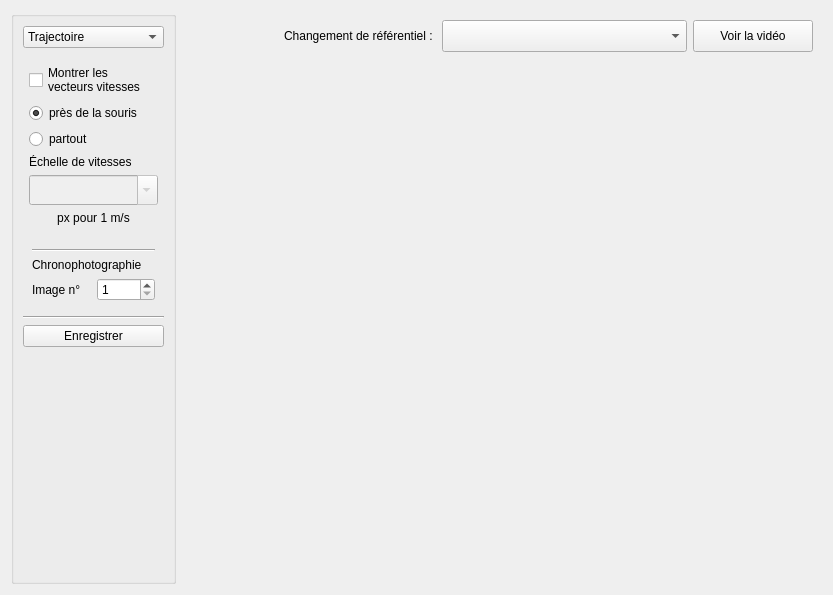
      <widget class="QWidget" name="tab_traj">
       <attribute name="title">
        <string>Trajectoires</string>
       </attribute>
       <layout class="QHBoxLayout" name="horizontalLayout_9">
        <item>
         <widget class="QGroupBox" name="groupBox_4">
          <property name="minimumSize">
           <size>
            <width>165</width>
            <height>0</height>
           </size>
          </property>
          <property name="maximumSize">
           <size>
            <width>165</width>
            <height>16777215</height>
           </size>
          </property>
          <property name="title">
           <string/>
          </property>
          <layout class="QVBoxLayout" name="verticalLayout">
           <item>
            <widget class="QComboBox" name="comboBoxChrono">
             <property name="focusPolicy">
              <enum>Qt::NoFocus</enum>
             </property>
             <item>
              <property name="text">
               <string>Trajectoire</string>
              </property>
             </item>
             <item>
              <property name="text">
               <string>Chronophotographie</string>
              </property>
             </item>
             <item>
              <property name="text">
               <string>Chronogramme</string>
              </property>
             </item>
            </widget>
           </item>
           <item>
            <widget class="QWidget" name="widget_speed" native="true">
             <layout class="QGridLayout" name="gridLayout">
              <property name="leftMargin">
               <number>6</number>
              </property>
              <property name="rightMargin">
               <number>6</number>
              </property>
              <item row="2" column="0">
               <widget class="QRadioButton" name="radioButtonNearMouse">
                <property name="text">
                 <string>près de la souris</string>
                </property>
                <property name="checked">
                 <bool>true</bool>
                </property>
               </widget>
              </item>
              <item row="3" column="0">
               <widget class="QRadioButton" name="radioButtonSpeedEveryWhere">
                <property name="text">
                 <string>partout</string>
                </property>
               </widget>
              </item>
              <item row="5" column="0">
               <widget class="QComboBox" name="checkBoxScale">
                <property name="enabled">
                 <bool>false</bool>
                </property>
                <property name="minimumSize">
                 <size>
                  <width>61</width>
                  <height>30</height>
                 </size>
                </property>
                <property name="editable">
                 <bool>true</bool>
                </property>
               </widget>
              </item>
              <item row="4" column="0">
               <widget class="QLabel" name="label_7">
                <property name="text">
                 <string>Échelle de vitesses</string>
                </property>
               </widget>
              </item>
              <item row="6" column="0">
               <widget class="QLabel" name="label_6">
                <property name="text">
                 <string>px pour 1 m/s</string>
                </property>
                <property name="alignment">
                 <set>Qt::AlignCenter</set>
                </property>
               </widget>
              </item>
              <item row="1" column="0">
               <widget class="QCheckBox" name="checkBoxVectorSpeed">
                <property name="text">
                 <string>Montrer les
vecteurs vitesses</string>
                </property>
               </widget>
              </item>
             </layout>
            </widget>
           </item>
           <item>
            <widget class="QWidget" name="widget_chronophoto" native="true">
             <property name="sizePolicy">
              <sizepolicy hsizetype="Expanding" vsizetype="Preferred">
               <horstretch>1</horstretch>
               <verstretch>0</verstretch>
              </sizepolicy>
             </property>
             <layout class="QGridLayout" name="gridLayout_2">
              <item row="1" column="0" colspan="2">
               <widget class="QLabel" name="label">
                <property name="text">
                 <string>Chronophotographie</string>
                </property>
               </widget>
              </item>
              <item row="2" column="1">
               <widget class="QSpinBox" name="spinBox_chrono">
                <property name="minimum">
                 <number>1</number>
                </property>
               </widget>
              </item>
              <item row="2" column="0">
               <widget class="QLabel" name="label_3">
                <property name="text">
                 <string>Image n°</string>
                </property>
               </widget>
              </item>
              <item row="0" column="0" colspan="2">
               <widget class="Line" name="line_7">
                <property name="orientation">
                 <enum>Qt::Horizontal</enum>
                </property>
               </widget>
              </item>
             </layout>
            </widget>
           </item>
           <item>
            <widget class="Line" name="line_2">
             <property name="orientation">
              <enum>Qt::Horizontal</enum>
             </property>
            </widget>
           </item>
           <item>
            <widget class="QPushButton" name="pushButton_save">
             <property name="focusPolicy">
              <enum>Qt::NoFocus</enum>
             </property>
             <property name="toolTip">
              <string>Enregistrer comme image</string>
             </property>
             <property name="text">
              <string>Enregistrer</string>
             </property>
             <property name="icon">
              <iconset resource="icon.qrc">
               <normaloff>:/data/icones/folder-pictures.svg</normaloff>:/data/icones/folder-pictures.svg</iconset>
             </property>
            </widget>
           </item>
           <item>
            <spacer name="verticalSpacer_2">
             <property name="orientation">
              <enum>Qt::Vertical</enum>
             </property>
             <property name="sizeHint" stdset="0">
              <size>
               <width>20</width>
               <height>225</height>
              </size>
             </property>
            </spacer>
           </item>
          </layout>
         </widget>
        </item>
        <item>
         <layout class="QVBoxLayout" name="verticalLayout_4">
          <item>
           <widget class="QWidget" name="topWidget2" native="true">
            <property name="sizePolicy">
             <sizepolicy hsizetype="Preferred" vsizetype="Fixed">
              <horstretch>0</horstretch>
              <verstretch>0</verstretch>
             </sizepolicy>
            </property>
            <property name="minimumSize">
             <size>
              <width>0</width>
              <height>50</height>
             </size>
            </property>
            <property name="maximumSize">
             <size>
              <width>16777215</width>
              <height>50</height>
             </size>
            </property>
            <layout class="QHBoxLayout" name="horizontalLayout_8">
             <item>
              <widget class="QLabel" name="label_8">
               <property name="text">
                <string>Changement de référentiel : </string>
               </property>
               <property name="alignment">
                <set>Qt::AlignRight|Qt::AlignTrailing|Qt::AlignVCenter</set>
               </property>
              </widget>
             </item>
             <item>
              <widget class="QComboBox" name="comboBox_referentiel">
               <property name="sizePolicy">
                <sizepolicy hsizetype="Preferred" vsizetype="Preferred">
                 <horstretch>0</horstretch>
                 <verstretch>0</verstretch>
                </sizepolicy>
               </property>
               <property name="minimumSize">
                <size>
                 <width>130</width>
                 <height>25</height>
                </size>
               </property>
               <property name="maximumSize">
                <size>
                 <width>16777215</width>
                 <height>35</height>
                </size>
               </property>
               <property name="focusPolicy">
                <enum>Qt::NoFocus</enum>
               </property>
              </widget>
             </item>
             <item>
              <widget class="QPushButton" name="button_video">
               <property name="sizePolicy">
                <sizepolicy hsizetype="Minimum" vsizetype="Preferred">
                 <horstretch>0</horstretch>
                 <verstretch>0</verstretch>
                </sizepolicy>
               </property>
               <property name="maximumSize">
                <size>
                 <width>120</width>
                 <height>35</height>
                </size>
               </property>
               <property name="focusPolicy">
                <enum>Qt::NoFocus</enum>
               </property>
               <property name="text">
                <string>Voir la vidéo</string>
               </property>
               <property name="icon">
                <iconset resource="icon.qrc">
                 <normaloff>:/data/icones/video.svg</normaloff>:/data/icones/video.svg</iconset>
               </property>
              </widget>
             </item>
            </layout>
           </widget>
          </item>
          <item>
           <widget class="QWidget" name="containerWidget2" native="true">
            <property name="sizePolicy">
             <sizepolicy hsizetype="MinimumExpanding" vsizetype="MinimumExpanding">
              <horstretch>1</horstretch>
              <verstretch>1</verstretch>
             </sizepolicy>
            </property>
            <property name="minimumSize">
             <size>
              <width>640</width>
              <height>480</height>
             </size>
            </property>
           </widget>
          </item>
         </layout>
        </item>
       </layout>
      </widget>
